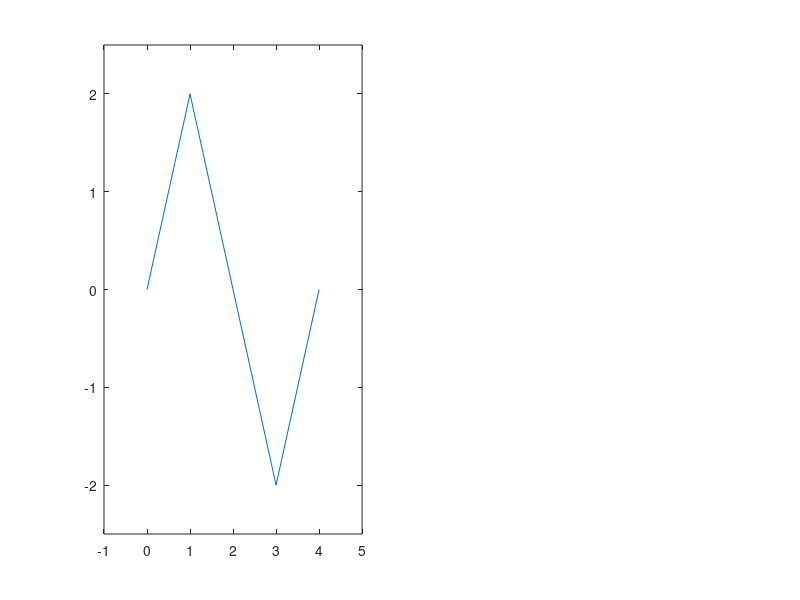

This chart was generated by the following MATLAB code: (Note: this script raises an error after producing the figure.)
x = linspace(0,4,5);
subplot(1,2,1)
y1 = 2*x.*(x>=0 & x<1)+(-2*x+4).*(x>=1 & x<3)+(2*x-8).*(x>=3&x<=4);
plot(x, y1)
xlim([-1 5])
ylim([-2.5 2.5])
ax = gca;
ax.XAxisLocation = 'origin';
ax.YAxisLocation = 'origin';
box off
subplot(1,2,2)
x = linspace(-1,2,4);
y2 = (2*x+2).*(x>=-1 & x<0)+2.*(x>=0 & x<1)+(-2*x+4).*(x>=1&x<=2);
plot(x, y2)
xlim([-1.5 2.5])
ylim([-2.5 2.5])
ax = gca;
ax.XAxisLocation = 'origin';
ax.YAxisLocation = 'origin';
box off